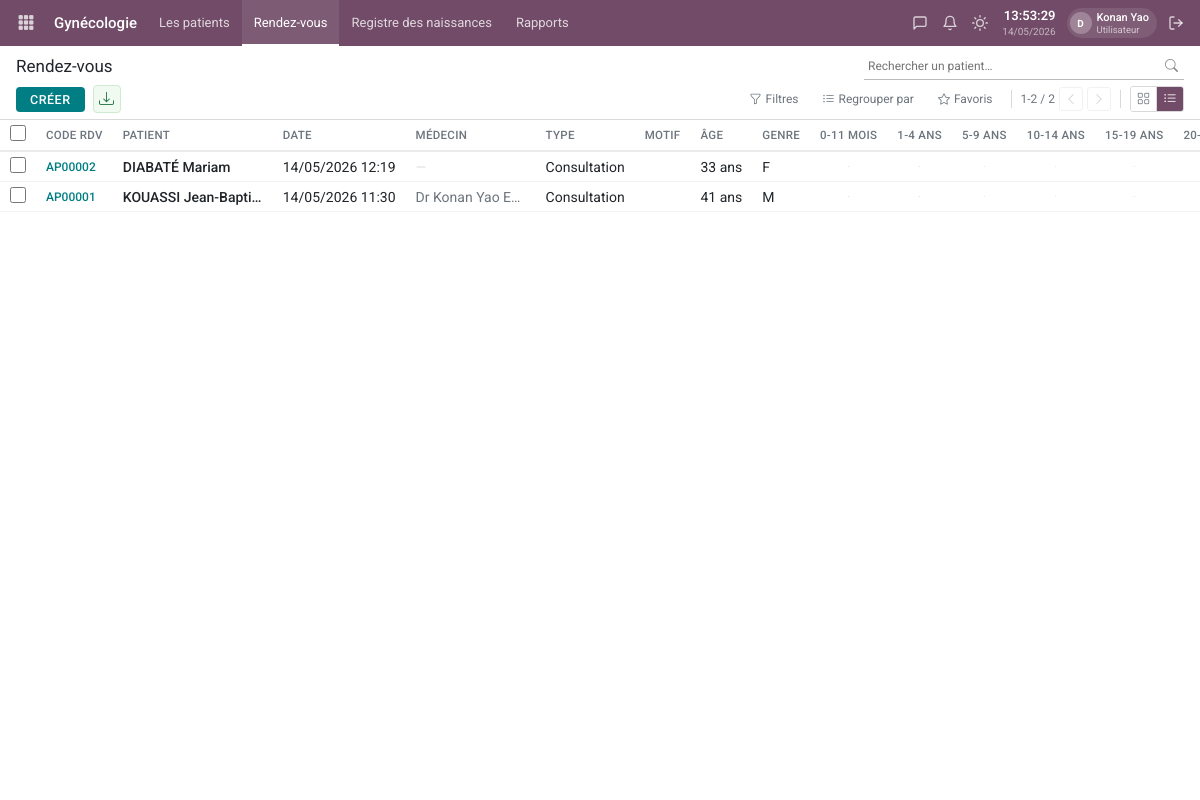
Page /gynecologie/rdv/ (signed in) on the committed database.
### patients/models.py (models this page shows, shortened)
class RendezVous(models.Model):
    STATUT = [('planifie','Planifié'),('confirme','Confirmé'),('en_attente','En attente'),('en_consultation','En consultation'),('termine','Terminé'),('annule','Annulé'),('absent','Absent')]
    TYPE = [('consultation','Consultation'),('controle','Contrôle'),('urgence','Urgence'),('examen','Examen'),('vaccination','Vaccination')]
    DEPARTEMENT = [
        ('medecine_generale', 'Médecine générale'),
        ('gynecologie_cpn', 'Gynécologie / CPN'),
    ]
    URGENCE = [('normal', 'Normal'), ('urgent', 'Urgent'), ('tres_urgent', 'Très urgent')]
    code_rdv = models.CharField(max_length=20, blank=True, default='', verbose_name='Code RDV')
    patient = models.ForeignKey(Patient, on_delete=models.CASCADE, related_name='rendez_vous')
    medecin = models.ForeignKey('medecins.Medecin', on_delete=models.SET_NULL, null=True, blank=True, related_name='rendez_vous')
    docteur_jr = models.ForeignKey('medecins.Medecin', on_delete=models.SET_NULL, null=True, blank=True, related_name='rdv_docteur_jr', verbose_name='Docteur Jr. responsable')
    departement = models.CharField(max_length=30, choices=DEPARTEMENT, blank=True, default='')
    salle_consultation = models.CharField(max_length=100, blank=True, verbose_name='Salle de consultation')
    date_heure = models.DateTimeField()
    date_suivi = models.DateTimeField(null=True, blank=True, verbose_name='Date de suivi')
    duree_minutes = models.IntegerField(default=30)
    type_rdv = models.CharField(max_length=20, choices=TYPE, default='consultation')
    niveau_urgence = models.CharField(max_length=20, choices=URGENCE, default='normal', verbose_name="Niveau d'urgence")
    motif = models.TextField(blank=True)
    statut = models.CharField(max_length=20, choices=STATUT, default='planifie')
    notes = models.TextField(blank=True)
    maladies = models.TextField(blank=True, verbose_name='Maladies')
    principales_plaintes = models.TextField(blank=True, verbose_name='Principales plaintes')
    antecedents_maladie = models.TextField(blank=True, verbose_name='Antécédents de la maladie actuelle')
    historique_passee = models.TextField(blank=True, verbose_name='Historique passée')
    rdv_exterieur = models.BooleanField(default=False, verbose_name='Rendez-vous extérieur')
    code_confirmation = models.CharField(max_length=30, blank=True, default='')
    temps_constante_minutes = models.IntegerField(default=0)
    temps_attente_minutes = models.IntegerField(default=0)
    temps_consultation_minutes = models.IntegerField(default=0)
    date_creation = models.DateTimeField(auto_now_add=True)
    class Meta:
        verbose_name = "Rendez-vous"
        ordering = ['date_heure']

class Patient(models.Model):
    SEXE = [('M', 'Masculin'), ('F', 'Féminin')]
    GROUPE_SANGUIN = [('A+','A+'),('A-','A-'),('B+','B+'),('B-','B-'),('AB+','AB+'),('AB-','AB-'),('O+','O+'),('O-','O-')]
    code_patient = models.CharField(max_length=20, unique=True, editable=False)
    nom = models.CharField(max_length=100)
    prenoms = models.CharField(max_length=200)
    date_naissance = models.DateField()
    lieu_naissance = models.CharField(max_length=100, blank=True)
    sexe = models.CharField(max_length=1, choices=SEXE)
    nationalite = models.CharField(max_length=50, default='Ivoirienne')
    profession = models.CharField(max_length=100, blank=True)
    telephone = models.CharField(max_length=20)
    telephone2 = models.CharField(max_length=20, blank=True)
    email = models.EmailField(blank=True)
    adresse = models.TextField(blank=True)
    ville = models.CharField(max_length=100, default='Yamoussoukro')
    groupe_sanguin = models.CharField(max_length=3, choices=GROUPE_SANGUIN, blank=True)
    allergies = models.TextField(blank=True)
    antecedents = models.TextField(blank=True)
    assurance = models.ForeignKey(Assurance, null=True, blank=True, on_delete=models.SET_NULL)
    numero_assurance = models.CharField(max_length=100, blank=True)
    date_expiration_assurance = models.DateField(null=True, blank=True)
    contact_urgence_nom = models.CharField(max_length=200, blank=True)
    contact_urgence_telephone = models.CharField(max_length=20, blank=True)
    date_creation = models.DateTimeField(auto_now_add=True)
    date_modification = models.DateTimeField(auto_now=True)
    actif = models.BooleanField(default=True)
    photo = models.ImageField(upload_to='patients/', blank=True, null=True)
    @property
    def age(self):
        from datetime import date
        t = date.today()
        return t.year - self.date_naissance.year - ((t.month, t.day) < (self.date_naissance.month, self.date_naissance.day))
    class Meta:
        verbose_name = "Patient"
        ordering = ['-date_creation']

### medecins/models.py (models this page shows)
class Medecin(models.Model):
    user = models.OneToOneField(User, on_delete=models.SET_NULL, null=True, blank=True)
    matricule = models.CharField(max_length=20, unique=True)
    nom = models.CharField(max_length=100)
    prenoms = models.CharField(max_length=200)
    specialite = models.ForeignKey(Specialite, on_delete=models.SET_NULL, null=True)
    telephone = models.CharField(max_length=20)
    email = models.EmailField(blank=True)
    ordre_medecin = models.CharField(max_length=50, blank=True)
    taux_honoraire = models.DecimalField(max_digits=10, decimal_places=2, default=0)
    actif = models.BooleanField(default=True)
    date_creation = models.DateTimeField(auto_now_add=True)
    def __str__(self): return f"Dr {self.nom} {self.prenoms}"
    class Meta:
        verbose_name = "Médecin"
        ordering = ['nom']

### core/views.py (the view)
# urls.py: path('gynecologie/rdv/', views.gynecologie_rdv, name='gynecologie_rdv'),
@login_required(login_url='login')
def gynecologie_rdv(request):
    from patients.models import RendezVous
    from django.core.paginator import Paginator
    from django.db.models import Q
    q = request.GET.get('q', '').strip()
    rdvs = RendezVous.objects.filter(
        Q(departement='gynecologie_cpn') |
        Q(medecin__specialite__nom__icontains='gyn')
    ).select_related('patient', 'medecin').order_by('-date_heure')
    if q:
        rdvs = rdvs.filter(
            Q(patient__nom__icontains=q) |
            Q(patient__prenoms__icontains=q) |
            Q(patient__code_patient__icontains=q)
        )
    paginator = Paginator(rdvs, 80)
    page_number = request.GET.get('page')
    page_obj = paginator.get_page(page_number)
    breadcrumb = [
        {'title': 'Accueil', 'url': '/'},
        {'title': 'Gynécologie', 'url': '/gynecologie/'},
        {'title': 'Rendez-vous'},
    ]
    return render(request, 'gynecologie/rdv.html', {'page_obj': page_obj, 'breadcrumb': breadcrumb})

### templates/gynecologie/rdv.html (shortened to what this page needs)
{% extends 'gynecologie/base.html' %}
{% load static %}
{% block extra_css %}
<link rel="stylesheet" href="https://cdn.jsdelivr.net/npm/bootstrap-icons@1.11.3/font/bootstrap-icons.min.css">
{% endblock %}
{% block content %}
<nav class="o-nav">
  <a href="{% url 'dashboard' %}" class="o-nav-grid"><i class="bi bi-grid-3x3-gap-fill"></i></a>
  <span class="o-nav-brand">Gynécologie</span>
  <a href="{% url 'gynecologie_list' %}" class="o-nav-link">Les patients</a>
  <a href="{% url 'gynecologie_rdv' %}" class="o-nav-link active">Rendez-vous</a>
  <a href="{% url 'gynecologie_naissances' %}" class="o-nav-link">Registre des naissances</a>
  <a href="#" class="o-nav-link">Rapports</a>
  {% include 'gynecologie/_nav_right.html' %}
</nav>
<div class="o-subheader">
  <div class="o-subheader-row">
    <span class="o-page-title">Rendez-vous</span>
    <div class="o-subheader-row-right">
      <form method="get" style="display:flex;align-items:center;">
        <div class="o-search-bar">
          <input class="o-search-input" type="text" name="q"
                 value="{{ request.GET.q }}" placeholder="Rechercher un patient…">
          <button type="submit" class="o-search-btn"><i class="bi bi-search"></i></button>
        </div>
      </form>
    </div>
  </div>
  <div class="o-subheader-row">
    <a href="{% url 'gynecologie_rdv_create' %}" class="o-btn-create">CRÉER</a>
    <a href="?export=excel{% if request.GET.q %}&q={{ request.GET.q }}{% endif %}" class="o-btn-excel" title="Exporter en Excel"><i class="bi bi-download"></i></a>
    <div class="o-subheader-row-right">
      <div class="o-dd-wrap">
        <button class="o-ctrl-btn {% if request.GET.filter %}active{% endif %}" id="btn-filtres" onclick="toggleDd('dd-filtres',this)">
          <i class="bi bi-funnel{% if request.GET.filter %}-fill{% endif %}"></i> Filtres{% if request.GET.filter %} <span style="background:var(--primary);color:#fff;border-radius:10px;font-size:10px;padding:0 5px;">1</span>{% endif %}
        </button>
      </div>
      <div class="o-dd-wrap">
        <button class="o-ctrl-btn {% if request.GET.group %}active{% endif %}" id="btn-group" onclick="toggleDd('dd-group',this)">
          <i class="bi bi-list-ul"></i> Regrouper par{% if request.GET.group %} <span style="background:var(--primary);color:#fff;border-radius:10px;font-size:10px;padding:0 5px;">1</span>{% endif %}
        </button>
      </div>
      <button class="o-ctrl-btn"><i class="bi bi-star"></i> Favoris</button>
      <div class="o-pagination">
        <span>{{ page_obj.start_index }}-{{ page_obj.end_index }} / {{ page_obj.paginator.count }}</span>
        <a class="o-pag-btn {% if not page_obj.has_previous %}disabled{% endif %}"
           href="{% if page_obj.has_previous %}?page={{ page_obj.previous_page_number }}{% if request.GET.q %}&q={{ request.GET.q }}{% endif %}{% else %}#{% endif %}">
          <i class="bi bi-chevron-left"></i>
        </a>
        <a class="o-pag-btn {% if not page_obj.has_next %}disabled{% endif %}"
           href="{% if page_obj.has_next %}?page={{ page_obj.next_page_number }}{% if request.GET.q %}&q={{ request.GET.q }}{% endif %}{% else %}#{% endif %}">
          <i class="bi bi-chevron-right"></i>
        </a>
      </div>
      <div class="o-view-btns">
        <a href="{% url 'gynecologie_list' %}" class="o-view-btn"><i class="bi bi-grid"></i></a>
        <button class="o-view-btn active"><i class="bi bi-list-ul"></i></button>
      </div>
    </div>
  </div>
</div>
<div class="o-list-wrap {% if request.GET.filter or request.GET.group %}has-tags{% endif %}">
  {% if page_obj %}
  <table class="o-list">
    <thead>
      <tr>
        <th class="th-cb"><input type="checkbox" class="o-cb" id="chk-all"></th>
        <th>Code RDV</th>
        <th>Patient</th>
        <th>Date</th>
        <th>Médecin</th>
        <th>Type</th>
        <th>Motif</th>
        <th>Âge</th>
        <th>Genre</th>
        <th class="th-center">0-11 Mois</th>
        <th class="th-center">1-4 Ans</th>
        <th class="th-center">5-9 Ans</th>
        <th class="th-center">10-14 Ans</th>
        <th class="th-center">15-19 Ans</th>
        <th class="th-center">20-24 Ans</th>
      </tr>
    </thead>
    <tbody>
      {% for rdv in page_obj %}
      {% with age=rdv.patient.age %}
      <tr class="rdv-row" data-url="{% url 'gynecologie_rdv_detail' rdv.pk %}">
        <td class="td-cb"><input type="checkbox" class="o-cb" onclick="event.stopPropagation()"></td>
        <td class="td-code">{{ rdv.code_rdv|default:rdv.patient.code_patient }}</td>
        <td class="td-name">{{ rdv.patient.nom|upper }} {{ rdv.patient.prenoms }}</td>
        <td>{{ rdv.date_heure|date:"d/m/Y H:i" }}</td>
        <td class="td-doctor">{% if rdv.medecin %}{{ rdv.medecin }}{% else %}<span style="color:#ddd">—</span>{% endif %}</td>
        <td>{{ rdv.get_type_rdv_display }}</td>
        <td style="max-width:160px;overflow:hidden;text-overflow:ellipsis;color:var(--text-muted);">{{ rdv.motif|truncatechars:35 }}</td>
        <td>{% if rdv.patient.date_naissance %}{{ age }} ans{% else %}<span style="color:#ddd">—</span>{% endif %}</td>
        <td>{% if rdv.patient.sexe == 'F' %}F{% elif rdv.patient.sexe == 'M' %}M{% else %}<span style="color:#ddd">—</span>{% endif %}</td>
        <td class="{% if age is not None and age < 1 %}td-age-hit{% else %}td-muted{% endif %}">{% if age is not None and age < 1 %}✓{% else %}·{% endif %}</td>
        <td class="{% if age is not None and age >= 1 and age <= 4 %}td-age-hit{% else %}td-muted{% endif %}">{% if age is not None and age >= 1 and age <= 4 %}✓{% else %}·{% endif %}</td>
        <td class="{% if age is not None and age >= 5 and age <= 9 %}td-age-hit{% else %}td-muted{% endif %}">{% if age is not None and age >= 5 and age <= 9 %}✓{% else %}·{% endif %}</td>
        <td class="{% if age is not None and age >= 10 and age <= 14 %}td-age-hit{% else %}td-muted{% endif %}">{% if age is not None and age >= 10 and age <= 14 %}✓{% else %}·{% endif %}</td>
        <td class="{% if age is not None and age >= 15 and age <= 19 %}td-age-hit{% else %}td-muted{% endif %}">{% if age is not None and age >= 15 and age <= 19 %}✓{% else %}·{% endif %}</td>
        <td class="{% if age is not None and age >= 20 and age <= 24 %}td-age-hit{% else %}td-muted{% endif %}">{% if age is not None and age >= 20 and age <= 24 %}✓{% else %}·{% endif %}</td>
      </tr>
      {% endwith %}
      {% endfor %}
    </tbody>
  </table>
  {% endif %}
</div>
{% endblock %}

### templates/gynecologie/_nav_right.html (shortened to what this page needs)
{% load i18n %}
<div class="o-nav-right">
  <button class="o-nav-icon" title="Messagerie">
    <svg width="16" height="16" viewBox="0 0 24 24" fill="none" stroke="currentColor" stroke-width="2" stroke-linecap="round" stroke-linejoin="round">
      <path d="M21 15a2 2 0 0 1-2 2H7l-4 4V5a2 2 0 0 1 2-2h14a2 2 0 0 1 2 2z"/>
    </svg>
  </button>
  <button class="o-nav-icon" title="Notifications">
    <svg width="16" height="16" viewBox="0 0 24 24" fill="none" stroke="currentColor" stroke-width="2" stroke-linecap="round" stroke-linejoin="round">
      <path d="M18 8A6 6 0 0 0 6 8c0 7-3 9-3 9h18s-3-2-3-9"/>
      <path d="M13.73 21a2 2 0 0 1-3.46 0"/>
    </svg>
  </button>
  <button class="o-nav-icon" id="gyn-theme-toggle" title="Thème sombre / clair">
  </button>
  <div class="o-nav-clock">
    <span class="o-nav-time" id="gyn-live-time">--:--</span>
    <span>{% now "d/m/Y" %}</span>
  </div>
  <div class="o-nav-user">
    <div class="o-nav-avatar">{{ user.username|first|upper }}</div>
    <div>
      <div class="o-nav-uname">{{ user.get_full_name|default:user.username }}</div>
      <div class="o-nav-urole">{% if user.is_superuser %}Administrateur{% else %}Utilisateur{% endif %}</div>
    </div>
  </div>
  <button type="button" class="o-nav-logout" title="Déconnexion" data-logout-url="{% url 'logout' %}" onclick="(function(btn){var f=document.createElement('form');f.method='post';f.action=btn.dataset.logoutUrl;var m=document.cookie.match(/csrftoken=([^;]+)/);var t=m?m[1]:'';var i=document.createElement('input');i.type='hidden';i.name='csrfmiddlewaretoken';i.value=t;f.appendChild(i);document.body.appendChild(f);f.submit();})(this)">
    <svg width="16" height="16" viewBox="0 0 24 24" fill="none" stroke="currentColor" stroke-width="2" stroke-linecap="round" stroke-linejoin="round">
      <path d="M9 21H5a2 2 0 0 1-2-2V5a2 2 0 0 1 2-2h4"/>
      <polyline points="16 17 21 12 16 7"/>
      <line x1="21" y1="12" x2="9" y2="12"/>
    </svg>
  </button>
</div>

### rows in the picture
RendezVous: code_rdv "AP00002", patient.nom "DIABATÉ", patient.prenoms "Mariam", date_heure "14/05/2026 12:19", type_rdv "Consultation", patient.age "33", shows "F"
RendezVous: code_rdv "AP00001", patient.nom "KOUASSI", patient.prenoms "Jean-Bapti…", date_heure "14/05/2026 11:30", medecin "Dr Konan Yao E…", type_rdv "Consultation", patient.age "41", shows "M"

### other values in the picture
{{ user.username|first|upper }} "D"
{{ user.get_full_name|default:user.username }} "Konan Yao"
{{ page_obj.start_index }} "1"
{{ page_obj.end_index }} "2"
{{ page_obj.paginator.count }} "2"
